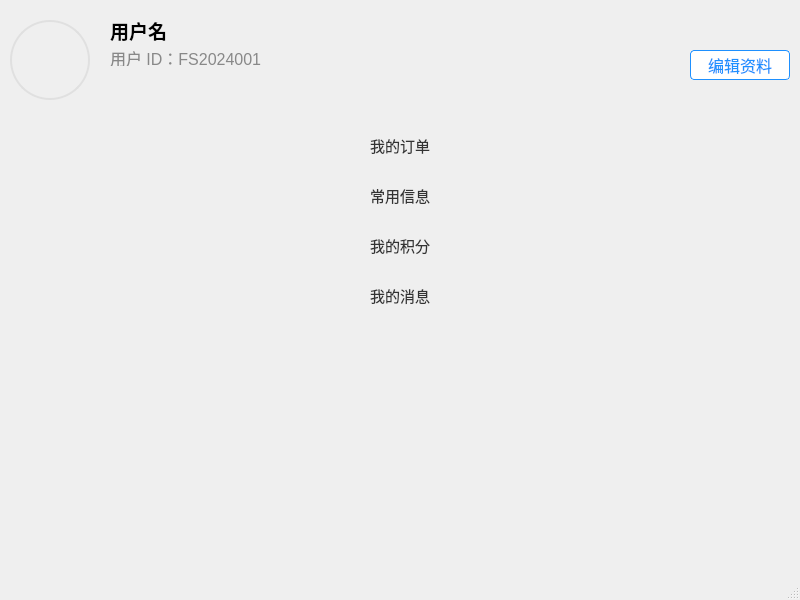
<?xml version="1.0" encoding="UTF-8"?>
<ui version="4.0">
 <class>PersonCenterWindow</class>
 <widget class="QMainWindow" name="PersonCenterWindow">
  <property name="geometry">
   <rect>
    <x>0</x>
    <y>0</y>
    <width>800</width>
    <height>600</height>
   </rect>
  </property>
  <property name="sizePolicy">
   <sizepolicy hsizetype="Expanding" vsizetype="Expanding">
    <horstretch>0</horstretch>
    <verstretch>0</verstretch>
   </sizepolicy>
  </property>
  <property name="minimumSize">
   <size>
    <width>0</width>
    <height>0</height>
   </size>
  </property>
  <property name="maximumSize">
   <size>
    <width>16777215</width>
    <height>16777215</height>
   </size>
  </property>
  <property name="windowTitle">
   <string>MainWindow</string>
  </property>
  <widget class="QWidget" name="centralwidget">
   <widget class="QWidget" name="topUserWidget" native="true">
    <property name="geometry">
     <rect>
      <x>0</x>
      <y>0</y>
      <width>800</width>
      <height>120</height>
     </rect>
    </property>
    <property name="sizePolicy">
     <sizepolicy hsizetype="Expanding" vsizetype="Preferred">
      <horstretch>0</horstretch>
      <verstretch>0</verstretch>
     </sizepolicy>
    </property>
    <property name="minimumSize">
     <size>
      <width>400</width>
      <height>0</height>
     </size>
    </property>
    <widget class="QLabel" name="Labavatar">
     <property name="geometry">
      <rect>
       <x>10</x>
       <y>20</y>
       <width>80</width>
       <height>80</height>
      </rect>
     </property>
     <property name="styleSheet">
      <string notr="true">border-radius: 40px; 
border: 2px solid #E0E0E0;
background-image: url(:/images/images/logo1.png); 
background-repeat: no-repeat;
background-size: cover;</string>
     </property>
     <property name="text">
      <string/>
     </property>
    </widget>
    <widget class="QLabel" name="labNickname">
     <property name="geometry">
      <rect>
       <x>110</x>
       <y>20</y>
       <width>400</width>
       <height>21</height>
      </rect>
     </property>
     <property name="font">
      <font>
       <family>微软雅黑</family>
       <pointsize>14</pointsize>
       <bold>true</bold>
      </font>
     </property>
     <property name="text">
      <string>用户名</string>
     </property>
    </widget>
    <widget class="QLabel" name="userIdLabel">
     <property name="geometry">
      <rect>
       <x>110</x>
       <y>50</y>
       <width>400</width>
       <height>16</height>
      </rect>
     </property>
     <property name="sizePolicy">
      <sizepolicy hsizetype="Expanding" vsizetype="Preferred">
       <horstretch>0</horstretch>
       <verstretch>0</verstretch>
      </sizepolicy>
     </property>
     <property name="minimumSize">
      <size>
       <width>400</width>
       <height>0</height>
      </size>
     </property>
     <property name="font">
      <font>
       <pointsize>12</pointsize>
      </font>
     </property>
     <property name="styleSheet">
      <string notr="true">color: #888888;</string>
     </property>
     <property name="text">
      <string>用户 ID：FS2024001</string>
     </property>
    </widget>
    <widget class="QPushButton" name="editBtn">
     <property name="geometry">
      <rect>
       <x>690</x>
       <y>50</y>
       <width>100</width>
       <height>30</height>
      </rect>
     </property>
     <property name="font">
      <font>
       <pointsize>12</pointsize>
      </font>
     </property>
     <property name="styleSheet">
      <string notr="true">QPushButton {
    background-color: #FFFFFF;
    border: 1px solid #1E90FF;
    color: #1E90FF;
    border-radius: 4px;
}
QPushButton:hover {
    background-color: #F0F8FF;
}</string>
     </property>
     <property name="text">
      <string>编辑资料</string>
     </property>
    </widget>
   </widget>
   <widget class="QWidget" name="gridWidget" native="true">
    <property name="geometry">
     <rect>
      <x>0</x>
      <y>120</y>
      <width>800</width>
      <height>261</height>
     </rect>
    </property>
    <property name="sizePolicy">
     <sizepolicy hsizetype="Expanding" vsizetype="Expanding">
      <horstretch>0</horstretch>
      <verstretch>0</verstretch>
     </sizepolicy>
    </property>
    <property name="minimumSize">
     <size>
      <width>0</width>
      <height>0</height>
     </size>
    </property>
    <property name="maximumSize">
     <size>
      <width>16777215</width>
      <height>16777215</height>
     </size>
    </property>
    <widget class="QPushButton" name="myPointsBtn">
     <property name="geometry">
      <rect>
       <x>0</x>
       <y>100</y>
       <width>800</width>
       <height>50</height>
      </rect>
     </property>
     <property name="sizePolicy">
      <sizepolicy hsizetype="Expanding" vsizetype="Expanding">
       <horstretch>0</horstretch>
       <verstretch>0</verstretch>
      </sizepolicy>
     </property>
     <property name="minimumSize">
      <size>
       <width>0</width>
       <height>0</height>
      </size>
     </property>
     <property name="maximumSize">
      <size>
       <width>16777215</width>
       <height>16777215</height>
      </size>
     </property>
     <property name="styleSheet">
      <string notr="true">QPushButton {
    border: none;
    text-align: center; /* 文字居中 */
    font-size: 15px;
    color: #333333;
}
QPushButton:hover {
    background-color: #F0F8FF;
    border-radius: 8px;
}
</string>
     </property>
     <property name="text">
      <string>我的积分</string>
     </property>
     <property name="icon">
      <iconset resource="../../../resources/resources.qrc">
       <normaloff>:/images/images/1.png</normaloff>:/images/images/1.png</iconset>
     </property>
     <property name="iconSize">
      <size>
       <width>35</width>
       <height>35</height>
      </size>
     </property>
    </widget>
    <widget class="QPushButton" name="myMsgBtn">
     <property name="geometry">
      <rect>
       <x>0</x>
       <y>150</y>
       <width>800</width>
       <height>50</height>
      </rect>
     </property>
     <property name="sizePolicy">
      <sizepolicy hsizetype="Expanding" vsizetype="Expanding">
       <horstretch>0</horstretch>
       <verstretch>0</verstretch>
      </sizepolicy>
     </property>
     <property name="minimumSize">
      <size>
       <width>0</width>
       <height>0</height>
      </size>
     </property>
     <property name="maximumSize">
      <size>
       <width>16777215</width>
       <height>16777215</height>
      </size>
     </property>
     <property name="styleSheet">
      <string notr="true">QPushButton {
    border: none;
    text-align: center; 
    font-size: 15px;
    color: #333333;
}
QPushButton:hover {
    background-color: #F0F8FF;
    border-radius: 8px;
}</string>
     </property>
     <property name="text">
      <string>我的消息</string>
     </property>
     <property name="icon">
      <iconset resource="../../../resources/resources.qrc">
       <normaloff>:/images/images/2.png</normaloff>:/images/images/2.png</iconset>
     </property>
     <property name="iconSize">
      <size>
       <width>35</width>
       <height>35</height>
      </size>
     </property>
    </widget>
    <widget class="QPushButton" name="commonInfoBtn">
     <property name="geometry">
      <rect>
       <x>0</x>
       <y>50</y>
       <width>800</width>
       <height>50</height>
      </rect>
     </property>
     <property name="sizePolicy">
      <sizepolicy hsizetype="Expanding" vsizetype="Expanding">
       <horstretch>0</horstretch>
       <verstretch>0</verstretch>
      </sizepolicy>
     </property>
     <property name="minimumSize">
      <size>
       <width>0</width>
       <height>0</height>
      </size>
     </property>
     <property name="maximumSize">
      <size>
       <width>16777215</width>
       <height>16777215</height>
      </size>
     </property>
     <property name="styleSheet">
      <string notr="true">QPushButton {
    border: none;
    text-align: center; 
    font-size: 15px;
    color: #333333;
}
QPushButton:hover {
    background-color: #F0F8FF;
    border-radius: 8px;
}</string>
     </property>
     <property name="text">
      <string>常用信息</string>
     </property>
     <property name="icon">
      <iconset resource="../../../resources/resources.qrc">
       <normaloff>:/images/images/3.png</normaloff>:/images/images/3.png</iconset>
     </property>
     <property name="iconSize">
      <size>
       <width>35</width>
       <height>35</height>
      </size>
     </property>
    </widget>
    <widget class="QPushButton" name="myOrderBtn">
     <property name="geometry">
      <rect>
       <x>0</x>
       <y>0</y>
       <width>800</width>
       <height>50</height>
      </rect>
     </property>
     <property name="sizePolicy">
      <sizepolicy hsizetype="Expanding" vsizetype="Expanding">
       <horstretch>0</horstretch>
       <verstretch>0</verstretch>
      </sizepolicy>
     </property>
     <property name="minimumSize">
      <size>
       <width>0</width>
       <height>0</height>
      </size>
     </property>
     <property name="maximumSize">
      <size>
       <width>16777215</width>
       <height>16777215</height>
      </size>
     </property>
     <property name="styleSheet">
      <string notr="true">QPushButton {
    border: none;
    text-align: center; 
    font-size: 15px;
    color: #333333;
	padding 8px 0;
}
QPushButton:hover {
    background-color: #F0F8FF;
    border-radius: 8px;
}</string>
     </property>
     <property name="text">
      <string>我的订单</string>
     </property>
     <property name="icon">
      <iconset resource="../../../resources/resources.qrc">
       <normaloff>:/images/images/11.png</normaloff>:/images/images/11.png</iconset>
     </property>
     <property name="iconSize">
      <size>
       <width>35</width>
       <height>35</height>
      </size>
     </property>
    </widget>
   </widget>
  </widget>
  <widget class="QStatusBar" name="statusbar"/>
 </widget>
 <resources/>
 <connections/>
</ui>
